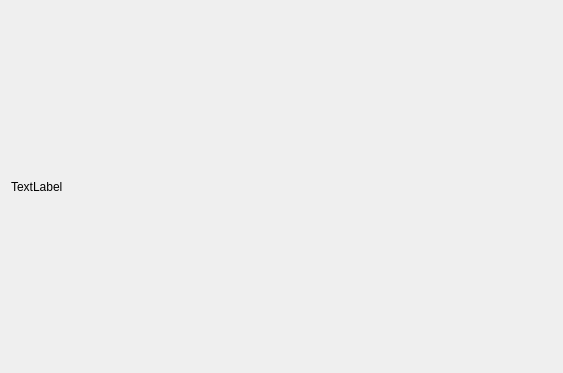
<?xml version="1.0" encoding="UTF-8"?>
<ui version="4.0">
 <class>MainWindow</class>
 <widget class="QMainWindow" name="MainWindow">
  <property name="geometry">
   <rect>
    <x>0</x>
    <y>0</y>
    <width>563</width>
    <height>373</height>
   </rect>
  </property>
  <property name="windowTitle">
   <string>dwg缩略图测试</string>
  </property>
  <widget class="QWidget" name="centralWidget">
   <layout class="QGridLayout" name="gridLayout">
    <item row="0" column="0">
     <widget class="QLabel" name="label">
      <property name="text">
       <string>TextLabel</string>
      </property>
      <property name="scaledContents">
       <bool>true</bool>
      </property>
     </widget>
    </item>
   </layout>
  </widget>
 </widget>
 <layoutdefault spacing="6" margin="11"/>
 <resources/>
 <connections/>
</ui>
